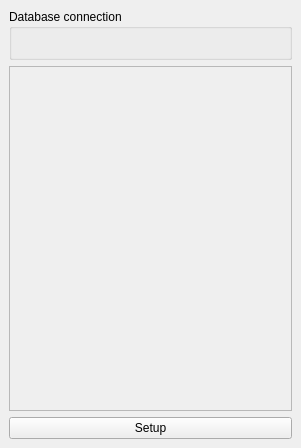
<?xml version="1.0" encoding="UTF-8"?>
<ui version="4.0">
 <class>FieldToolbox</class>
 <widget class="QDockWidget" name="FieldToolbox">
  <property name="geometry">
   <rect>
    <x>0</x>
    <y>0</y>
    <width>301</width>
    <height>448</height>
   </rect>
  </property>
  <property name="windowTitle">
   <string>Field Toolbox</string>
  </property>
  <widget class="QWidget" name="dockWidgetContents">
   <layout class="QGridLayout" name="gridLayout_3">
    <item row="0" column="0">
     <widget class="QgsCollapsibleGroupBox" name="mGroupBox">
      <property name="title">
       <string>Database connection</string>
      </property>
      <layout class="QGridLayout" name="gridLayout">
       <item row="0" column="0">
        <spacer name="verticalSpacer">
         <property name="orientation">
          <enum>Qt::Vertical</enum>
         </property>
         <property name="sizeType">
          <enum>QSizePolicy::Fixed</enum>
         </property>
         <property name="sizeHint" stdset="0">
          <size>
           <width>20</width>
           <height>10</height>
          </size>
         </property>
        </spacer>
       </item>
       <item row="1" column="0">
        <widget class="ConnectionWidget" name="widget" native="true"/>
       </item>
      </layout>
     </widget>
    </item>
    <item row="1" column="0">
     <widget class="QScrollArea" name="scrollArea">
      <property name="widgetResizable">
       <bool>true</bool>
      </property>
      <widget class="QWidget" name="scrollAreaWidgetContents">
       <property name="geometry">
        <rect>
         <x>0</x>
         <y>0</y>
         <width>281</width>
         <height>316</height>
        </rect>
       </property>
       <layout class="QGridLayout" name="gridLayout_2"/>
      </widget>
     </widget>
    </item>
    <item row="2" column="0">
     <widget class="QPushButton" name="setupButton">
      <property name="text">
       <string>Setup</string>
      </property>
     </widget>
    </item>
   </layout>
  </widget>
 </widget>
 <customwidgets>
  <customwidget>
   <class>QgsCollapsibleGroupBox</class>
   <extends>QGroupBox</extends>
   <header>qgis.gui</header>
   <container>1</container>
  </customwidget>
  <customwidget>
   <class>ConnectionWidget</class>
   <extends>QWidget</extends>
   <header>DsgTools.CustomWidgets.connectionWidget.h</header>
   <container>1</container>
  </customwidget>
 </customwidgets>
 <resources/>
 <connections/>
</ui>
